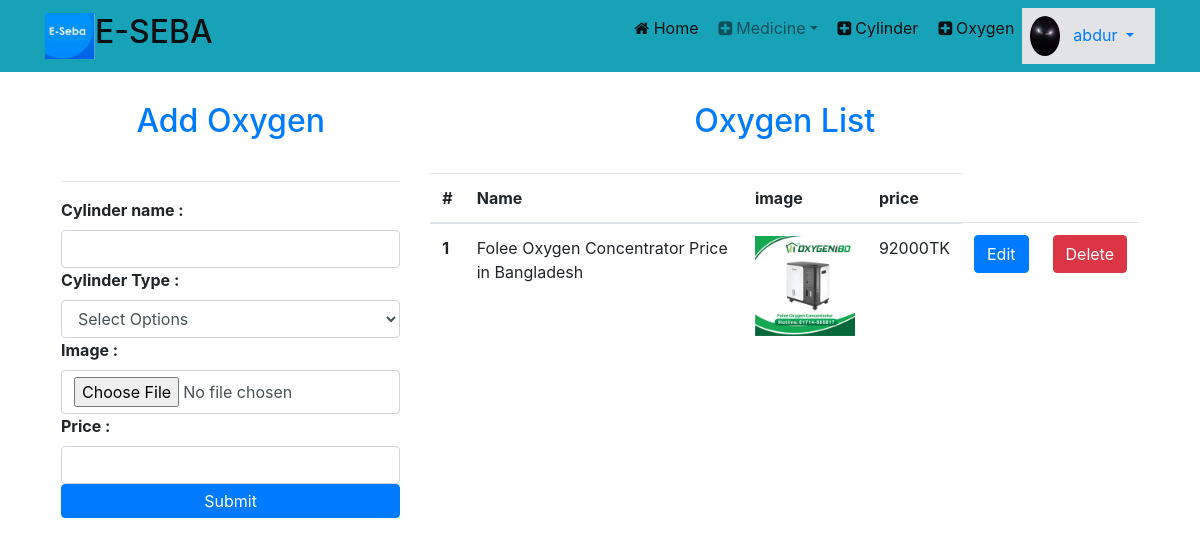
Screenshot of /seller/oxygen.php (signed in) with the database file from the repository.
### tables this page shows
CREATE TABLE `cylinder` (
  `cylinder_id` int(11) NOT NULL,
  `name` varchar(200) NOT NULL,
  `cylinder_type` int(11) NOT NULL,
  `cylinder_price` int(11) NOT NULL,
  `img` varchar(200) NOT NULL
);

### lib/Database.php (called while the page is built, shortened)
<?php
Class Database{
	public $host   = DB_HOST;
	public $user   = DB_USER;
	public $pass   = DB_PASS;
	public $dbname = DB_NAME;
	public $link;
	private function connectDB(){
	$this->link = new mysqli($this->host, $this->user, $this->pass, $this->dbname);
 }
	public function select($query){
		$result = $this->link->query($query) or die($this->link->error.__LINE__);
		if($result->num_rows > 0){
			return $result;
		} else {
			return false;
		}
	}
}

### classes/Oxygen.php (called while the page is built, shortened)
<?php
 $filepath = realpath(dirname(__FILE__));
 include_once ($filepath.'/../lib/Database.php');
class Oxygen
{
	private $db;
	function __construct(){
		$this->db = new Database();
	}
	function getOxygenBySellerId($sellerid){
		$sql ="SELECT * FROM `cylinder` JOIN `cylinder_type` ON cylinder.cylinder_type=cylinder_type.type_id WHERE cylinder_type.seller_id='{$sellerid}'";
		$fetchAll = $this->db->select($sql);
		return $fetchAll;
	}
}

### seller/oxygen.php (the view, shortened to what this page needs)
<?php include "layout/seller_header.php"; ?>
<section class="container-fluid container">
	<div class="row p-3">
		<div class="col-md-4">
			<h2 class="text-center text-primary p-4"> Add Oxygen</h2>
			<hr>
			<div>
				<form class="d-flex flex-column" action="" method="post" enctype="multipart/form-data">
					<div>
						<label><b>Cylinder name :</b></label>
						<input class="form-control" type="text" name="name" />
					</div>
					<div>
						<label><b>Cylinder Type :</b></label>
						<select class="form-control" name="pharmacy">
							<option value="">Select Options</option>
    					</select>
					</div>
					<div>
						<label><b>Image :</b></label>
						<input class="form-control" type="file" name="image" />
					</div>
					<div>
						<label><b>Price :</b></label>
						<input class="form-control" type="text" name="price" />
					</div>
					<button type="submit" name="addpharmacy" class="btn btn-primary p-1">Submit</button>
				</form>
			</div>
		</div>
		<div class="col-md-8">
			<h2 class="text-center text-primary p-4">Oxygen List</h2>
			<table class="table">
				<thead>
					<tr>
					  <th scope="col">#</th>
					  <th scope="col">Name</th>
					  <th scope="col">image</th>
					  <th scope="col">price</th>
					</tr>
				</thead>
			  	<tbody>
			  	<?php
					$result = $Oxygen->getOxygenBySellerId($_SESSION['sellerId']);
					if($result){
						$i = 0;
						while($value = $result->fetch_assoc()){
							$i++;
				?>
				    <tr>
				      <th scope="row"><?php echo $i; ?></th>
				      <td><?php echo $value['name']; ?></td>
				      <td>
					  <img src="../images/<?php echo $value['img']; ?>" width="100" />
					</td>
				      <td><?php echo $value['cylinder_price']; ?>TK</td>
				      <td><a href="edit_cylinder.php?cylinder_id=<?php echo $value['cylinder_id']; ?>" class="btn btn-primary">Edit</a></td>
				      <td><a href="?delete_cylinder=<?php echo $value['cylinder_id']; ?>" class="btn btn-danger">Delete</a></td>
				    </tr>
				<?php }} ?>
			  	</tbody>
			</table>
		</div>
	</div>
</section>
<?php include "layout/seller_footer.php"; ?>

### rows the page displays
cylinder: name "Folee Oxygen Concentrator Price in Bangladesh", img (picture), cylinder_price "92000"

### other values shown
Session::get('sellername') "abdur"
